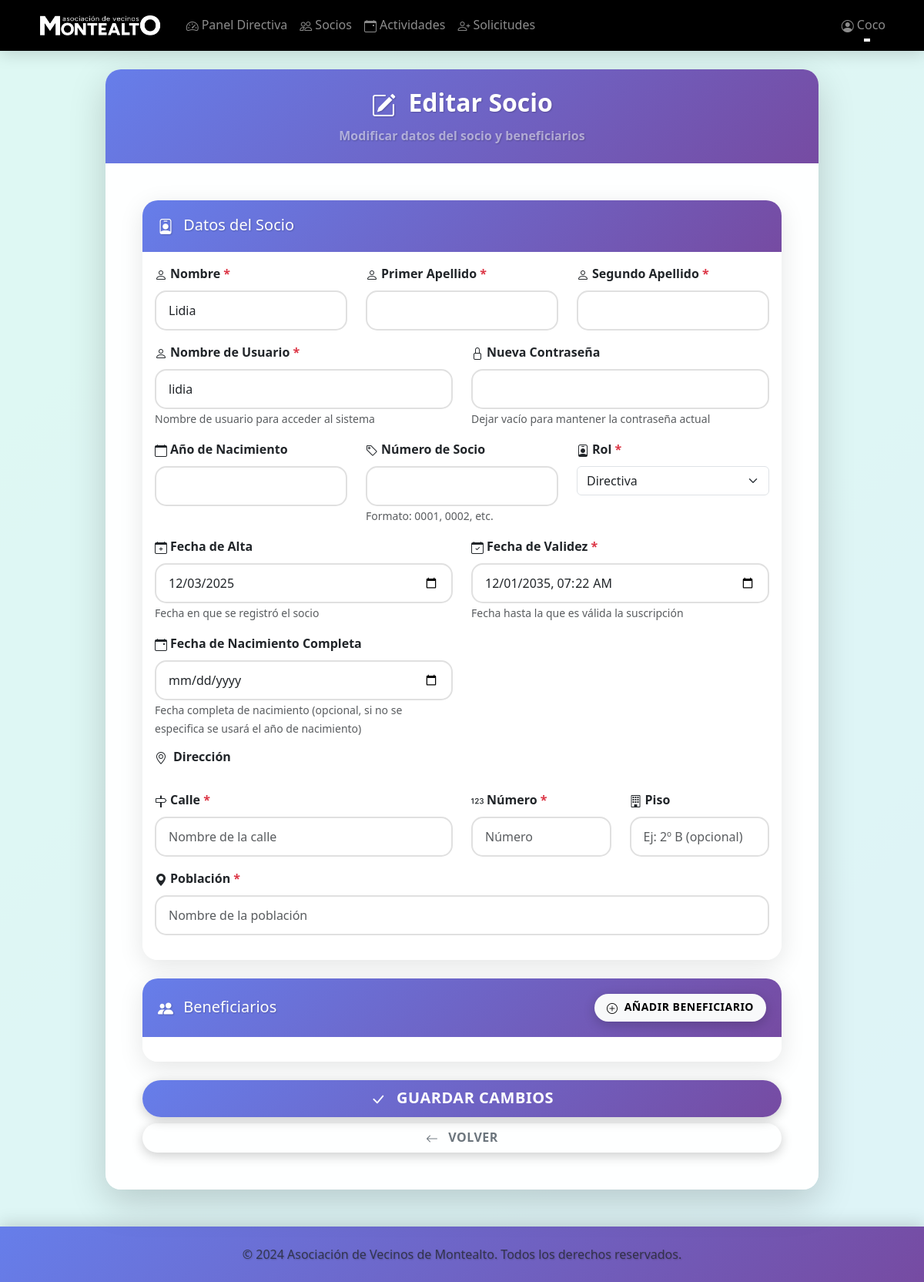
The app's page /admin/socios/2/editar (signed in), older data.
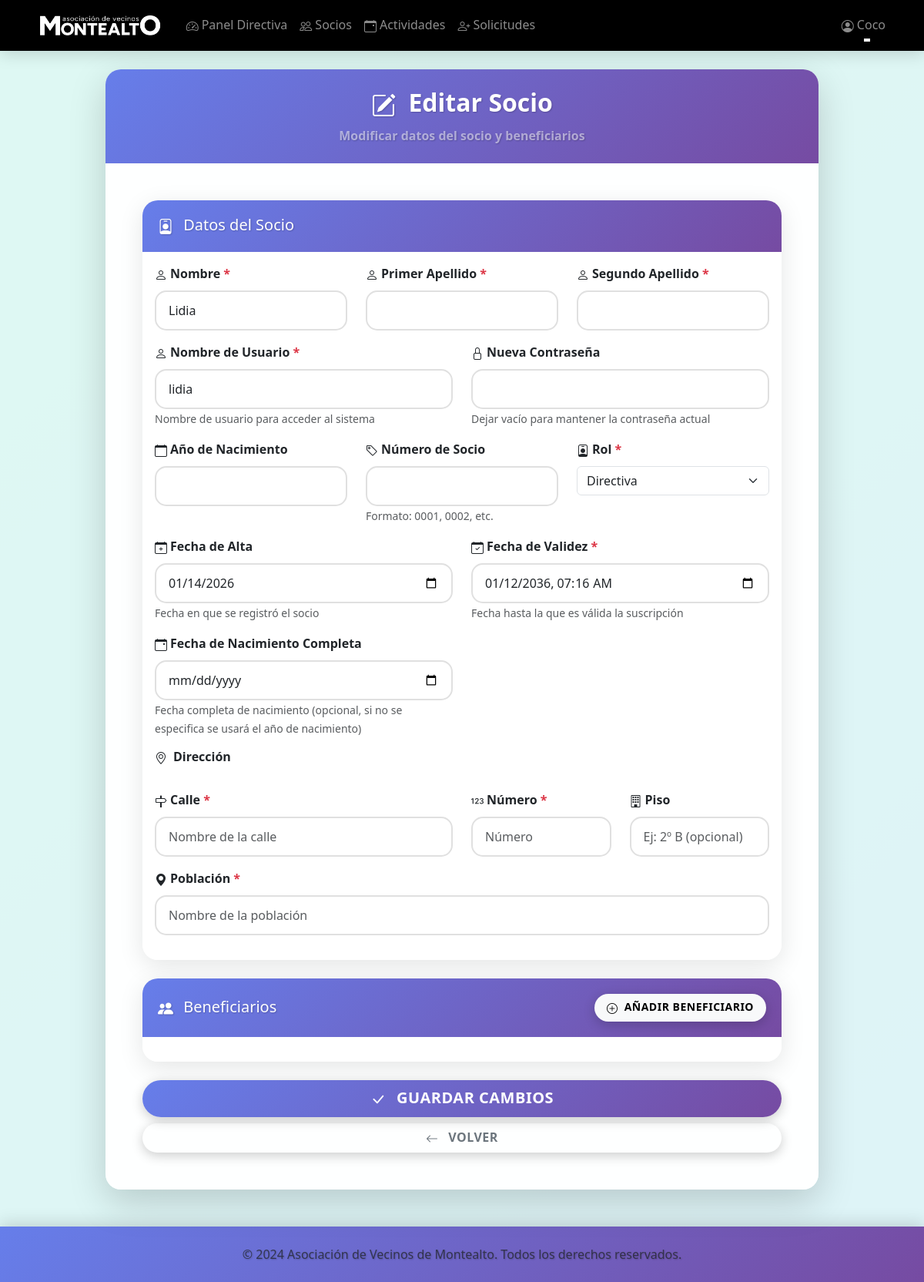
The same page, newer data.
### models.py (models this page shows, shortened)
class User(UserMixin, db.Model):
    __tablename__ = 'users'
    id = db.Column(db.Integer, primary_key=True)
    nombre = db.Column(db.String(100), nullable=False)
    nombre_usuario = db.Column(db.String(120), unique=True, nullable=False)
    password_hash = db.Column(db.String(255), nullable=False)
    password_plain = db.Column(db.String(255), nullable=True)  # Contraseña en texto plano (solo para mostrar a admin)
    rol = db.Column(db.String(20), nullable=False)  # 'directiva' o 'socio'
    fecha_alta = db.Column(db.DateTime, nullable=False, default=datetime.utcnow)
    fecha_validez = db.Column(db.DateTime, nullable=False)
    ano_nacimiento = db.Column(db.Integer, nullable=True)  # Año de nacimiento para verificar edad en actividades
    fecha_nacimiento = db.Column(db.Date, nullable=True)  # Fecha completa de nacimiento
    numero_socio = db.Column(db.String(10), unique=True, nullable=True)  # Número de socio (0001, 0002, etc.)
    calle = db.Column(db.String(200), nullable=True)
    numero = db.Column(db.String(20), nullable=True)
    piso = db.Column(db.String(20), nullable=True)  # Opcional
    poblacion = db.Column(db.String(100), nullable=True)
    inscripciones = db.relationship('Inscripcion', backref='usuario', lazy=True, cascade='all, delete-orphan')
    def is_directiva(self):
        return self.rol == 'directiva'

### blueprints/admin.py (the view, shortened to what this page needs)
@admin_bp.route('/socios/<int:socio_id>/editar', methods=['GET', 'POST'])
@login_required
@directiva_required
def editar_socio(socio_id):
    socio = User.query.get_or_404(socio_id)
    beneficiarios = Beneficiario.query.filter_by(socio_id=socio.id).order_by(Beneficiario.id).all()
    from datetime import datetime as dt
    partes_nombre = socio.nombre.split(' ', 2)
    nombre_parts = {
        'nombre': partes_nombre[0] if len(partes_nombre) > 0 else '',
        'primer_apellido': partes_nombre[1] if len(partes_nombre) > 1 else '',
        'segundo_apellido': partes_nombre[2] if len(partes_nombre) > 2 else ''
    }
    return render_template('admin/editar_socio.html',
                         socio=socio,
                         beneficiarios=beneficiarios,
                         nombre_parts=nombre_parts,
                         datetime=dt)

### blueprints/admin.py (called while the page is built)
def directiva_required(f):
    @wraps(f)
    def decorated_function(*args, **kwargs):
        if not current_user.is_authenticated or not current_user.is_directiva():
            flash('No tienes permisos para acceder a esta página.', 'error')
            return redirect(url_for('socios.dashboard'))
        return f(*args, **kwargs)
    return decorated_function

### templates/admin/editar_socio.html (shortened to what the changed rows need)
{% extends "base.html" %}
{% block content %}
<div class="row justify-content-center">
    <div class="col-lg-10">
        <div class="card shadow-lg border-0">
            <div class="card-header text-center py-4" style="background: linear-gradient(135deg, #ff9999 0%, #ffb366 16.66%, #ffeb99 33.33%, #99ff99 50%, #9999ff 66.66%, #b399e6 83.33%, #d4b3f0 100%);">
                <h2 class="mb-0 text-white fw-bold">
                    <i class="bi bi-pencil-square me-2"></i>
                    Editar Socio
                </h2>
            </div>
            <div class="card-body p-5">
                <form method="POST" action="{{ url_for('admin.editar_socio', socio_id=socio.id) }}">
                    <div class="card mb-4 border-primary">
                        <div class="card-body">
                            <div class="row">
                                <div class="col-md-4 mb-3">
                                    <label for="nombre" class="form-label fw-bold">
                                        <i class="bi bi-person me-1"></i>Nombre <span class="text-danger">*</span>
                                    </label>
                                    <input type="text" class="form-control" id="nombre" name="nombre"
                                           value="{{ nombre_parts.nombre }}" required
                                           pattern="[A-Za-zÁÉÍÓÚáéíóúÑñ\s]+"
                                           title="Solo letras y espacios">
                                </div>
                            </div>
                            <div class="row">
                                <div class="col-md-6 mb-3">
                                    <label for="nombre_usuario" class="form-label fw-bold">
                                        <i class="bi bi-person me-1"></i>Nombre de Usuario <span class="text-danger">*</span>
                                    </label>
                                    <input type="text" class="form-control" id="nombre_usuario" name="nombre_usuario"
                                           value="{{ socio.nombre_usuario }}" required>
                                    <small class="text-muted">Nombre de usuario para acceder al sistema</small>
                                </div>
                            </div>
                            <div class="row">
                                <div class="col-md-4 mb-3">
                                    <label for="rol" class="form-label fw-bold">
                                        <i class="bi bi-person-badge me-1"></i>Rol <span class="text-danger">*</span>
                                    </label>
                                    <select class="form-select" id="rol" name="rol" required>
                                        <option value="directiva" {% if socio.rol == 'directiva' %}selected{% endif %}>Directiva</option>
                                    </select>
                                </div>
                            </div>
                            <div class="row">
                                <div class="col-md-6 mb-3">
                                    <label for="fecha_alta" class="form-label fw-bold">
                                        <i class="bi bi-calendar-plus me-1"></i>Fecha de Alta
                                    </label>
                                    <input type="date" class="form-control" id="fecha_alta" name="fecha_alta"
                                           value="{{ socio.fecha_alta.strftime('%Y-%m-%d') if socio.fecha_alta else '' }}">
                                    <small class="text-muted">Fecha en que se registró el socio</small>
                                </div>
                                <div class="col-md-6 mb-3">
                                    <label for="fecha_validez" class="form-label fw-bold">
                                        <i class="bi bi-calendar-check me-1"></i>Fecha de Validez <span class="text-danger">*</span>
                                    </label>
                                    <input type="datetime-local" class="form-control" id="fecha_validez" name="fecha_validez"
                                           value="{% if socio.fecha_validez %}{{ socio.fecha_validez.strftime('%Y-%m-%dT%H:%M') }}{% endif %}"
                                           required>
                                    <small class="text-muted">Fecha hasta la que es válida la suscripción</small>
                                </div>
                            </div>
                        </div>
                    </div>
                </form>
            </div>
        </div>
    </div>
</div>
{% endblock %}

Row changes from the older to the newer data that the page shows:
changed User "Lidia": fecha_alta "12/03/2025" → "01/14/2026"; fecha_validez "12/01/2035 07:22" → "01/12/2036 07:16"
